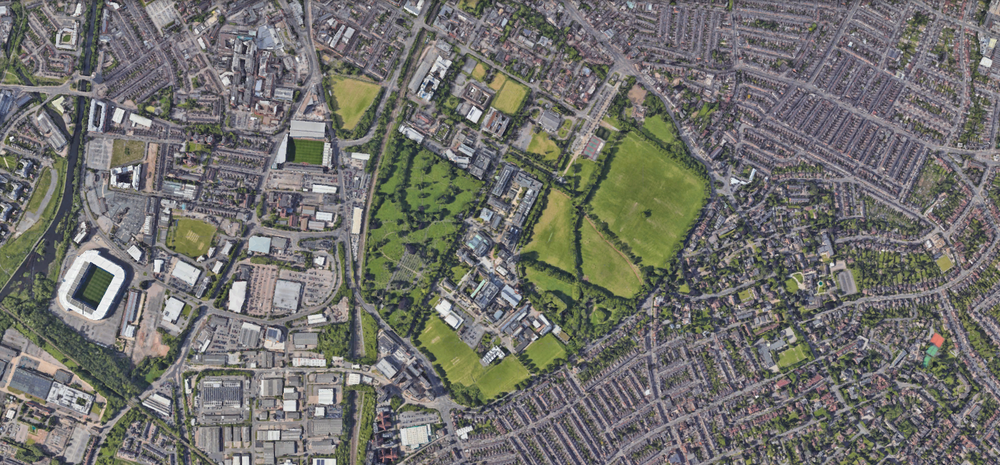
#> input picture Leicestermap.png, 1000 x 465 px, shrunk from 1607 x 747 before the run, found by its file name
$ python 'UAV Inbound.py'
#> lines starting #> are read from the running program, lines starting #| are printed output that depends on the picture
#To start with:
    #Set out a location for delivery - University of Leicester Campus, diff buildings
    #Some parameters to deal with, multiple delivery locations as well as a
    #warehouse for picking up items and a warehouse for returning items
    #maximum capacity of the drones being - 2 items(for the moment ignore dimensions)
    # need to include time and awareness.

#Further goals:
    #Drone working completely independtly, recieve a delivery task and collect/drop-off as applicable
    #Different types of packages and a limited stock


import matplotlib.pyplot as plt
import matplotlib.image as mpimg
import PIL
from PIL import Image

fig, ax = plt.subplots()

atlas_data = [['Kookaburra',
  -35.27667,
  149.1097,
  'Australian National Botaniacl Gardens, Canberra',
  '2000-08-14',
  'Aves',
  'Coraciiformes',
  'Alcedinidae',
  'Dacelo',
  'Dacelo novaeguineae',
  'False'],
 ['White-faced heron',
  -35.272244105599064,
  149.12580246473127,
  'Sullivans Creek--Turner Parkland',
  '2016-08-09',
  'Aves',
  'Ciconiiformes',
  'Ardeidae',
  'Egretta',
  'Egretta novaehollandiae',
  'False'],
 ['Australian King-parrot',
  -35.274386,
  149.112636,
  'CSIRO (Black Mountain)',
  '2014-10-20',
  'Aves',
  'Psittaciformes',
  'Psittacidae',
  'Alisterus',
  'Alisterus scapularis',
  'False'],
 ['Eastern Spinebill',
  -35.27719917903922,
  149.10937031732462,
  'Australian National Botanic Gardens',
  '2000-09-08',
  'Aves',
  'Passeriformes',
  'Meliphagidae',
  'Acanthorhynchus',
  'Acanthorhynchus tenuirostris',
  'False'],
 ['Crimson Rosella',
  -35.2780499,
  149.11015749999999,
  'Australian National Botanic Gardens',
  '2003-08-08',
  'Aves',
  'Psittaciformes',
  'Psittacidae',
  'Platycercus',
  'Platycercus elegans',
  'False'],
 ['Australian Raven',
  -35.27856893080605,
  149.10974594347084,
  'Australian National Botanic Gardens',
  '2018-03-18',
  'Aves',
  'Passeriformes',
  'Corvidae',
  'Corvus',
  'Corvus coronoides',
  'False'],
 ['Australian King-parrot',
  -35.2780499,
  149.11015749999999,
  'Australian National Botanic Gardens',
  '2012-07-24',
  'Aves',
  'Psittaciformes',
  'Psittacidae',
  'Alisterus',
  'Alisterus scapularis',
  'False']]

def mapping_data(atlas_data):
    x, y = [], []
    for i in range(len(atlas_data)):
        x.append(atlas_data[i][1])
        y.append(atlas_data[i][2])

    return x, y

y, x = mapping_data(atlas_data)

ax.scatter(x, y, edgecolors='red', linewidths=2, zorder=2)
ax.imshow(mpimg.imread('https://paste.pics/PWTAU'), extent=(149.105, 149.130, -35.29, -35.27), zorder=1)
#> (this line was passed over: the network is not available in this run)
im = Image.open(r'C:\Users\jjpw1\OneDrive - University of Leicester\Final Year Project\Leicestermap.png')
#> im is the input picture: PIL image 1000x465 RGBA; mean R, G, B, A 113.6, 113, 108.5, 255

im.show()
plt.show()
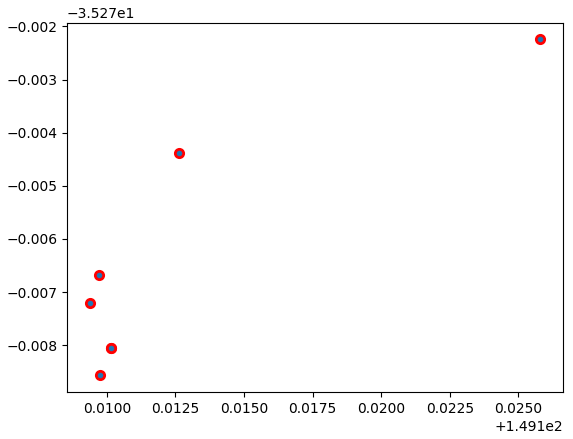
#> figure drawn by matplotlib, 1 panel
